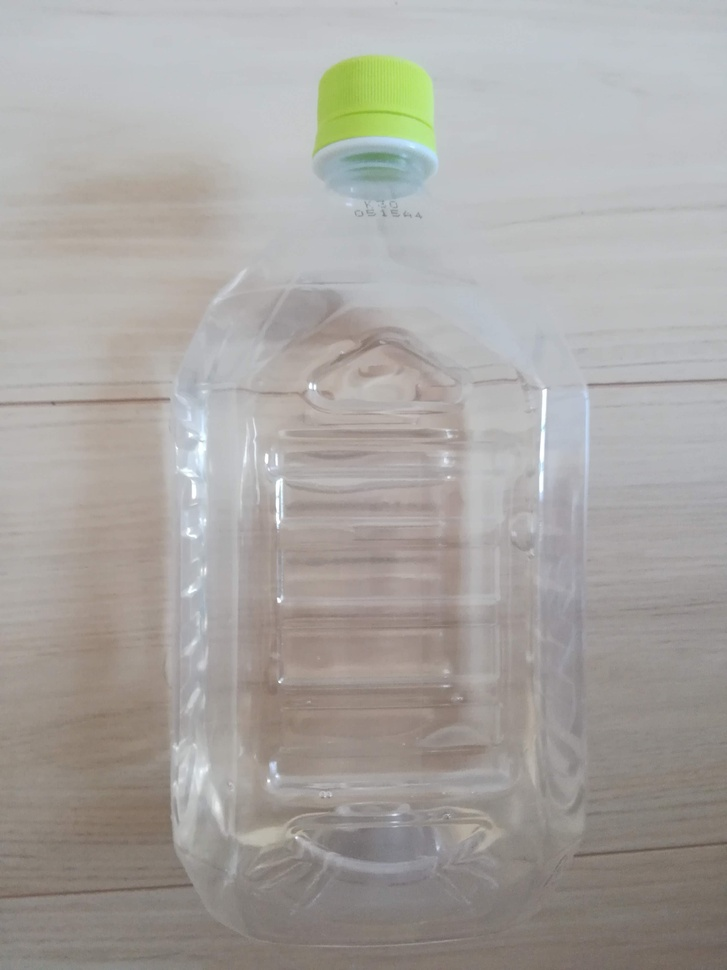
#> input picture Photos/IMG_20180609_161152.jpg, 727 x 970 px, shrunk from 2976 x 3968 before the run
$ python hist.py
#> lines starting #> are read from the running program, lines starting #| are printed output that depends on the picture
# -*- coding: utf-8 -*-

"""
画像を読み込み、各種処理
"""

import cv2
from matplotlib import pyplot as plt

# 入力画像の読み込み
IMG = cv2.imread("Photos/IMG_20180609_161152.jpg")
#> IMG is the input picture: shape (970, 727, 3); mean B, G, R 161.5, 164.9, 168.2

# グレースケール変換
GRAY = cv2.cvtColor(IMG, cv2.COLOR_BGR2GRAY)
plt.imshow(GRAY, cmap='gray', interpolation='bicubic')
plt.show()

# 輪郭抽出
EDGES = cv2.Canny(GRAY, 50, 50)
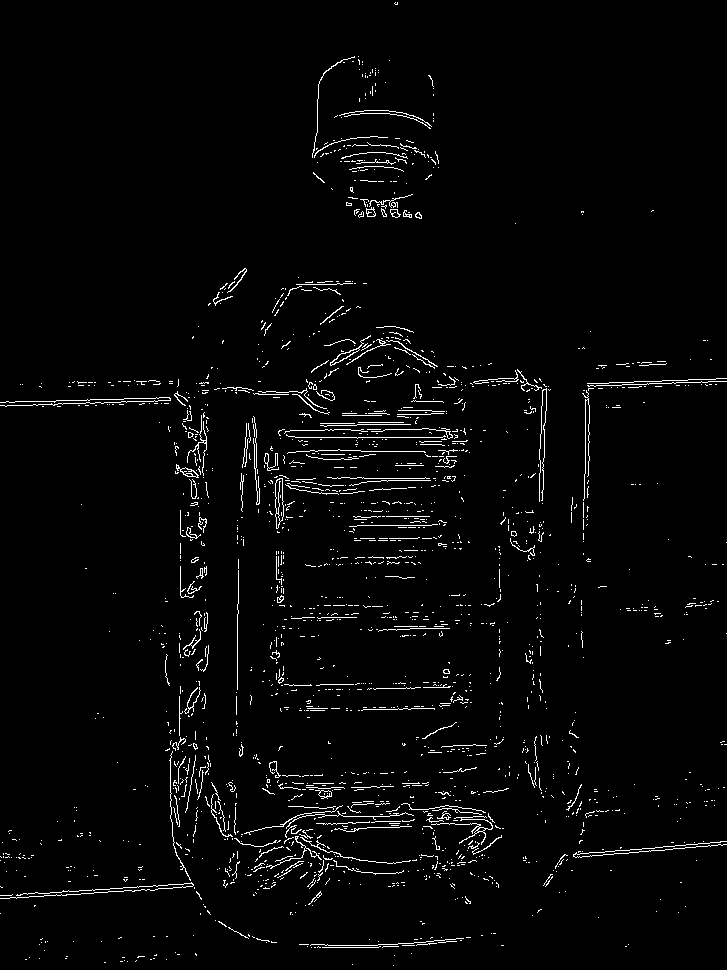
#> EDGES: shape (970, 727); 2.6% white in thin lines or dots
plt.imshow(EDGES, cmap='gray', interpolation='bicubic')
plt.show()

# ヒストグラム
HIST = cv2.calcHist([EDGES], [0], None, [10], [0, 256])
#> HIST = [687144, 0, 0, 0, 0, 0, 0, 0, 0, 18046]

plt.plot(HIST)
plt.xlim([0, 10])
plt.show()
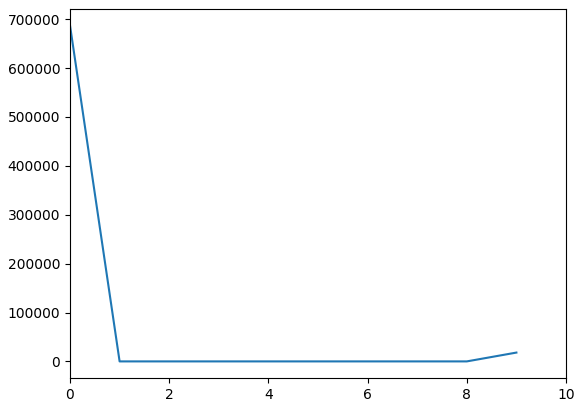
#> figure drawn by matplotlib, 1 panel; curve peaks at x = 0, y = 687144

# 結果を出力
#cv2.imshow("result.jpg", IMG)
#plt.imshow(EDGES, cmap='gray', interpolation='bicubic')
#plt.xticks(), plt.yticks()  # to hide tick values on X and Y axis
#plt.show()
cv2.waitKey(0)
cv2.destroyAllWindows()

$ run again, with Photos/IMG_20180609_152033.jpg copied over Photos/IMG_20180609_161152.jpg
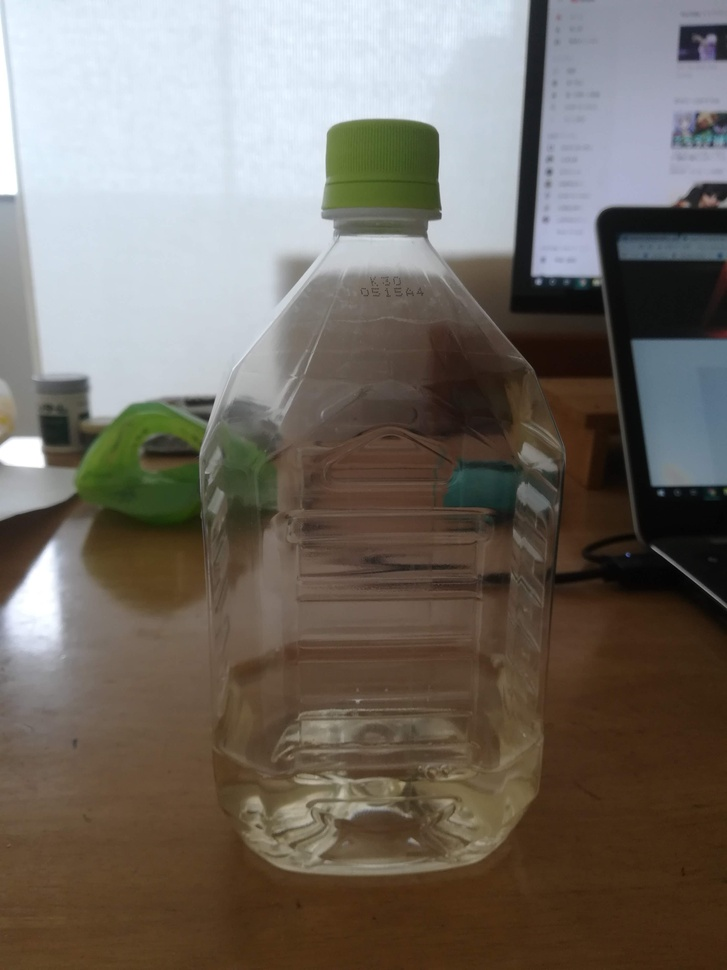
#> input picture Photos/IMG_20180609_152033.jpg, 727 x 970 px, shrunk from 2976 x 3968 before the run
#> IMG is the input picture: shape (970, 727, 3); mean B, G, R 101.4, 109.4, 116.4
#> `EDGES = cv2.Canny(GRAY, 50, 50)`:
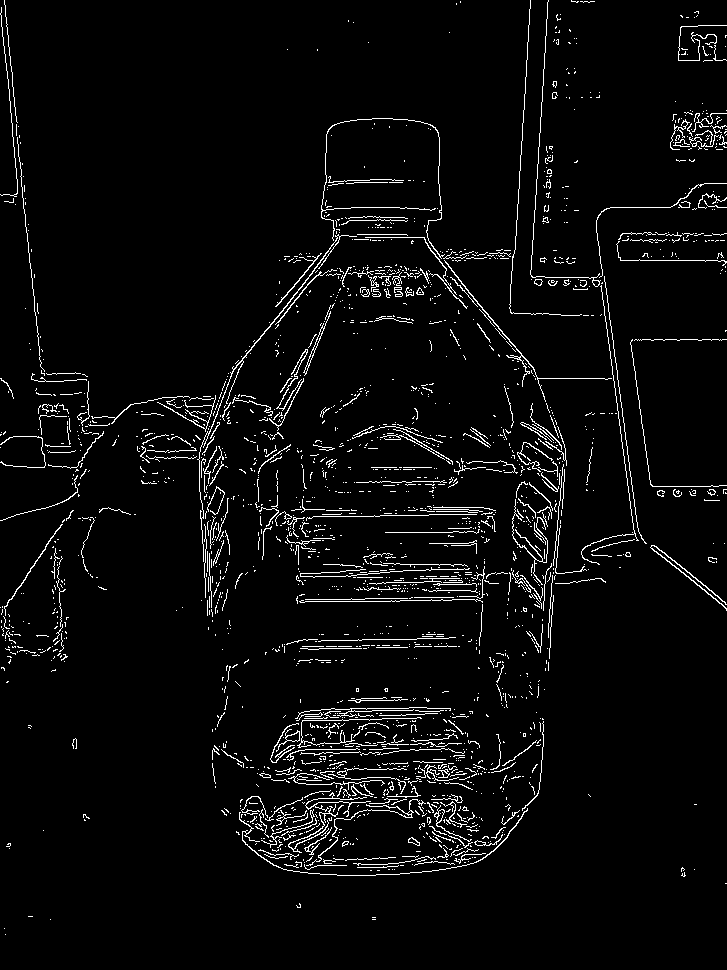
#> EDGES: shape (970, 727); 4% white in thin lines or dots
#> HIST = [677056, 0, 0, 0, 0, 0, 0, 0, 0, 28134]
#> `plt.show()`:
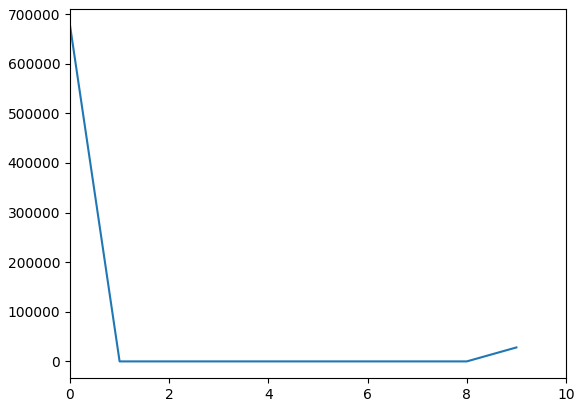
#> figure drawn by matplotlib, 1 panel; curve peaks at x = 0, y = 677056

$ run again, with Photos/IMG_20180609_161134.jpg copied over Photos/IMG_20180609_161152.jpg
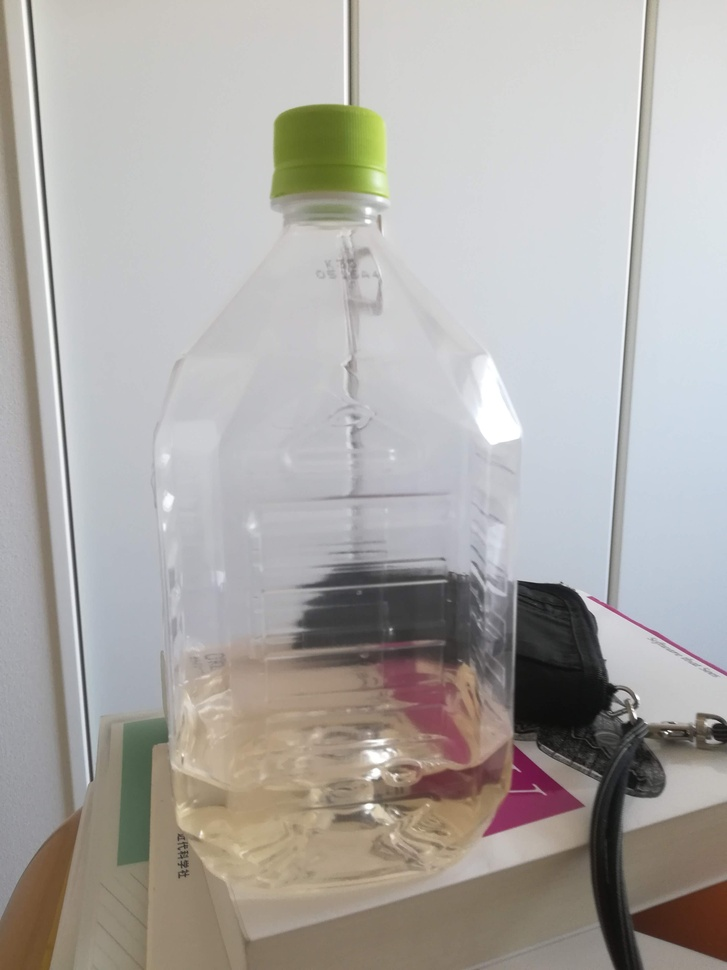
#> input picture Photos/IMG_20180609_161134.jpg, 727 x 970 px, shrunk from 2976 x 3968 before the run
#> IMG is the input picture: shape (970, 727, 3); mean B, G, R 166.2, 169.7, 172.9
#> `EDGES = cv2.Canny(GRAY, 50, 50)`:
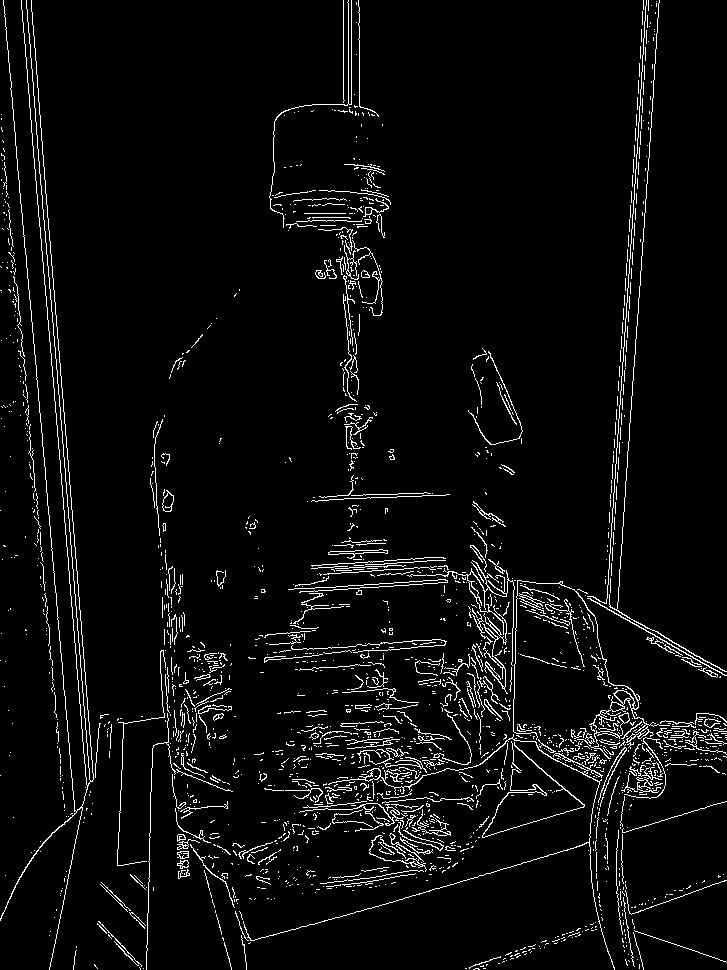
#> EDGES: shape (970, 727); 4.6% white in thin lines or dots
#> HIST = [673021, 0, 0, 0, 0, 0, 0, 0, 0, 32169]
#> `plt.show()`:
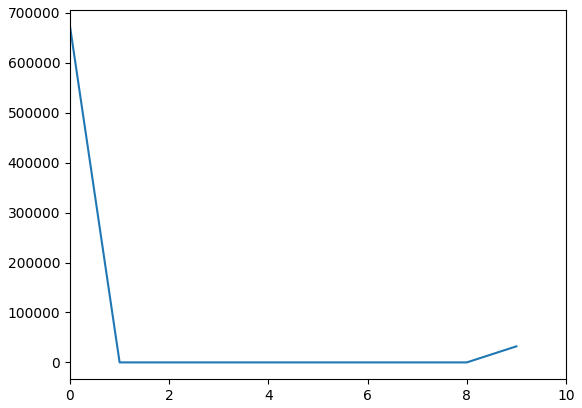
#> figure drawn by matplotlib, 1 panel; curve peaks at x = 0, y = 673021

$ run again, with Photos/IMG_20180609_161203.jpg copied over Photos/IMG_20180609_161152.jpg
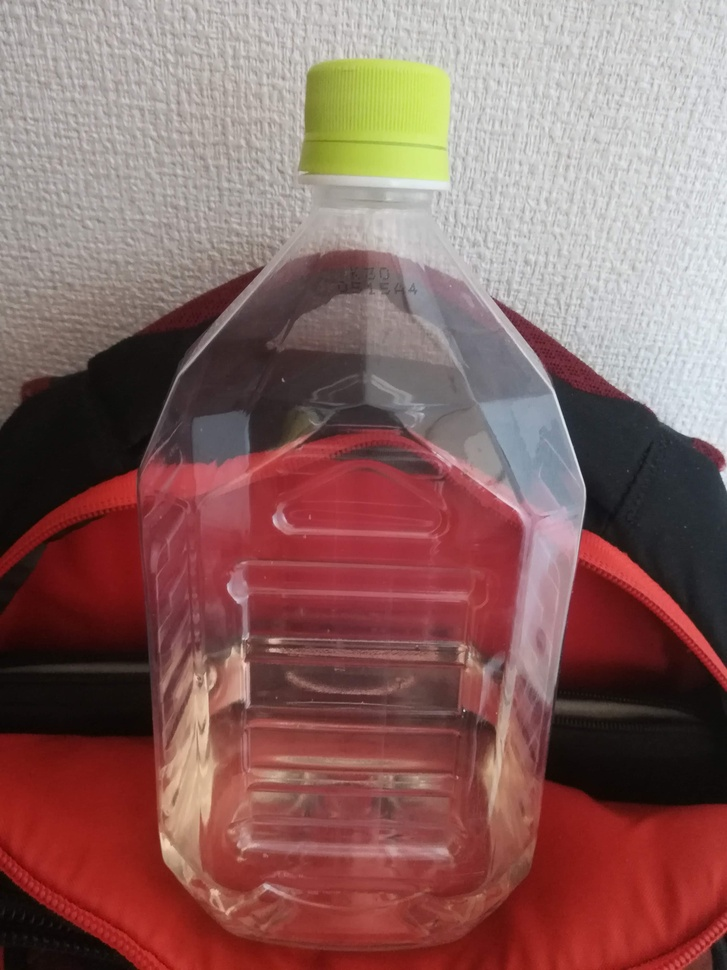
#> input picture Photos/IMG_20180609_161203.jpg, 727 x 970 px, shrunk from 2976 x 3968 before the run
#> IMG is the input picture: shape (970, 727, 3); mean B, G, R 97.5, 100.8, 138.6
#> `EDGES = cv2.Canny(GRAY, 50, 50)`:
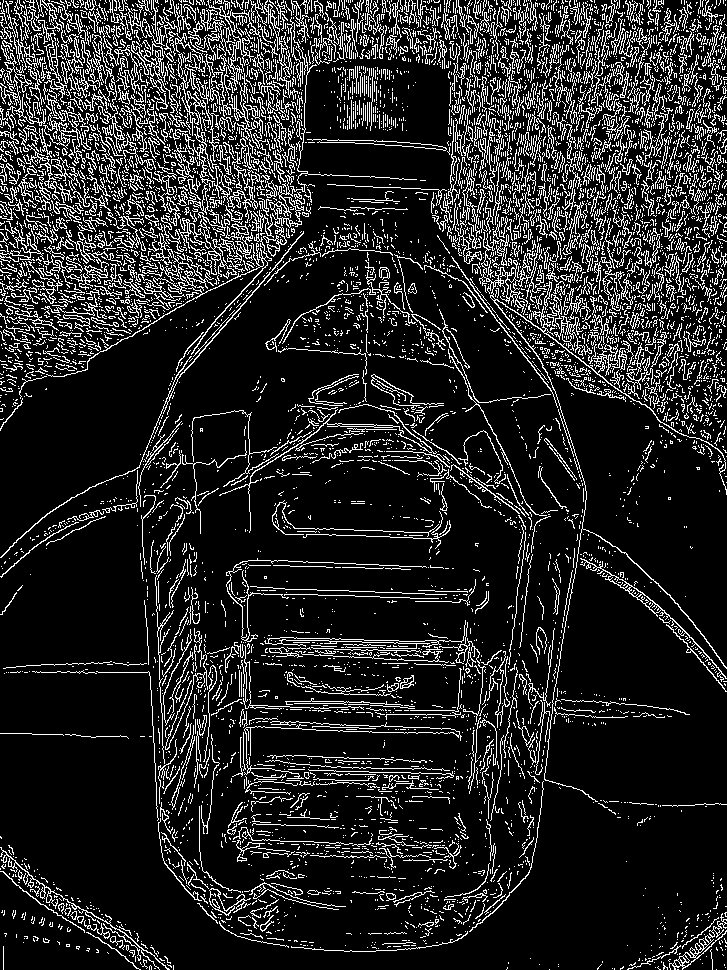
#> EDGES: shape (970, 727); 14.6% white in thin lines or dots
#> HIST = [602176, 0, 0, 0, 0, 0, 0, 0, 0, 103014]
#> `plt.show()`:
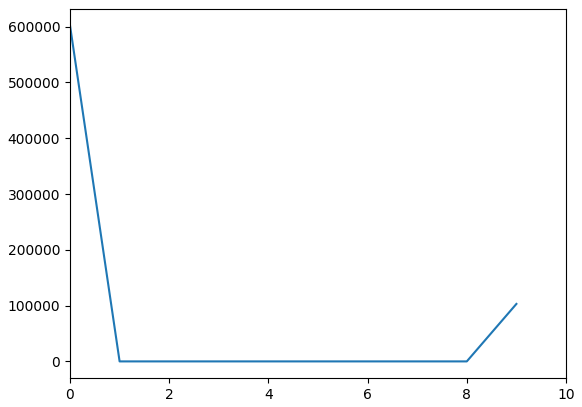
#> figure drawn by matplotlib, 1 panel; curve peaks at x = 0, y = 602176
